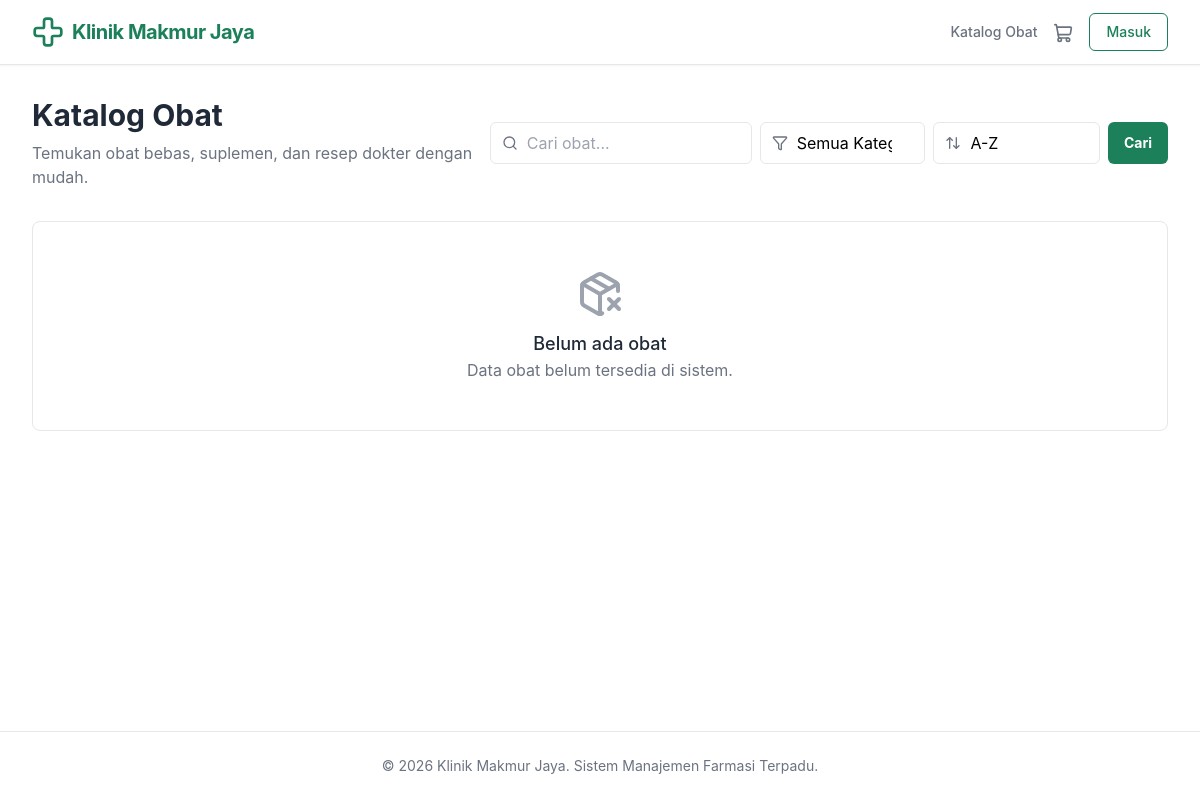
Before: /katalog with the older database file.
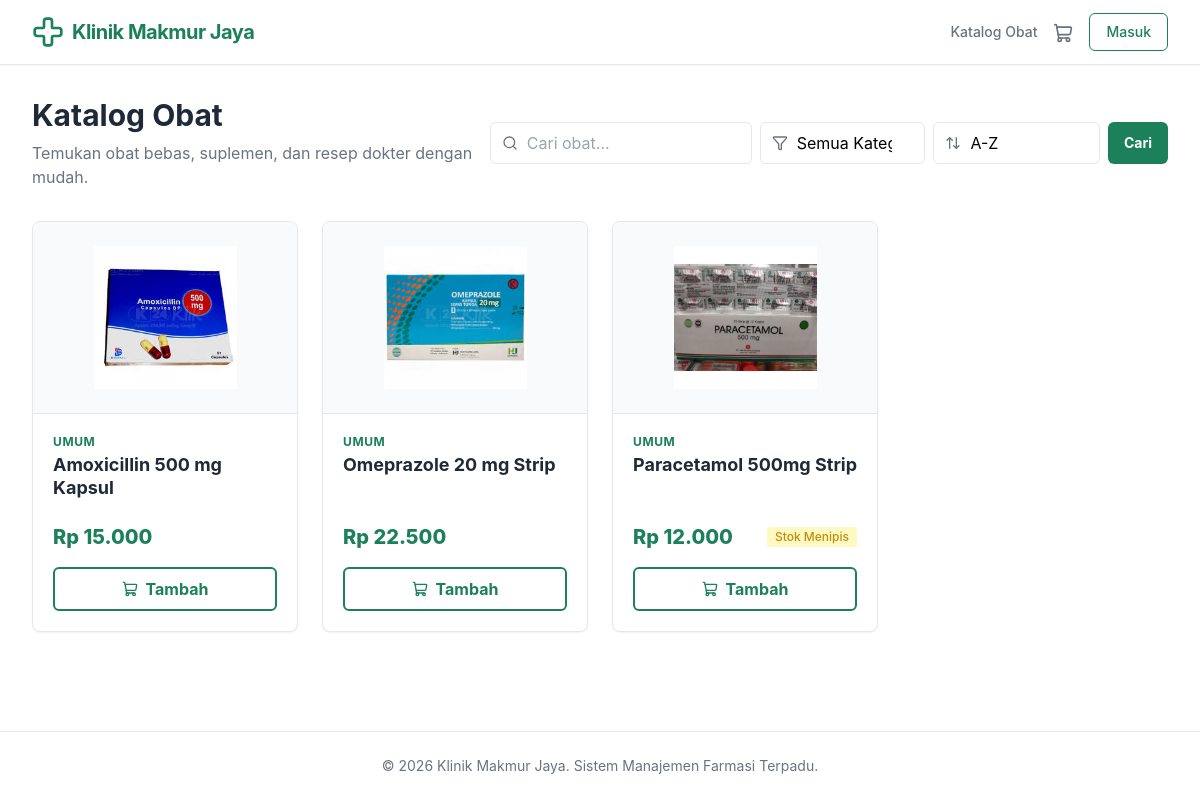
After: the same page with the newer database file.
### app/models/models.py (models this page shows)
class Medicine(Base):
    __tablename__ = "medicines"
    id = Column(String, primary_key=True, default=generate_uuid)
    name = Column(String, nullable=False)
    slug = Column(String, unique=True, nullable=False)
    price = Column(Float, nullable=False)
    description = Column(Text, nullable=True)
    composition = Column(Text, nullable=True) # BNSP requirement: komposisi
    dosage = Column(Text, nullable=True) # BNSP requirement: dosis
    side_effects = Column(Text, nullable=True) # BNSP requirement: efek samping
    image_url = Column(String, nullable=True) # New field for image upload
    category_id = Column(String, ForeignKey("categories.id"), nullable=False)
    supplier_id = Column(String, ForeignKey("suppliers.id"), nullable=True)
    category = relationship("Category", back_populates="medicines")
    supplier = relationship("Supplier", back_populates="medicines")
    batches = relationship("InventoryBatch", back_populates="medicine")
    order_items = relationship("OrderItem", back_populates="medicine")

### app/api/web.py (the view)
@router.get("/katalog", response_class=HTMLResponse)
def read_catalog(
    request: Request,
    db: Session = Depends(get_db),
    current_user = Depends(deps.get_current_user),
    search: str = "",
    category: str = "",
    sort: str = ""
):
    from app.models.models import Medicine, Category
    query = db.query(Medicine)
    if search:
        query = query.filter(Medicine.name.ilike(f"%{search}%"))
    if category:
        query = query.filter(Medicine.category_id == category)
    if sort == "price_asc":
        query = query.order_by(Medicine.price.asc())
    elif sort == "price_desc":
        query = query.order_by(Medicine.price.desc())
    else:
        query = query.order_by(Medicine.name.asc())
    medicines = query.limit(100).all()
    categories = db.query(Category).order_by(Category.name).all()
    medicines_with_stock = []
    for med in medicines:
        total_stock = sum([b.quantity for b in med.batches if b.expiry_date > datetime.utcnow()])
        med_dict = med.__dict__.copy()
        med_dict["stock"] = total_stock
        medicines_with_stock.append(med_dict)
    return templates.TemplateResponse(
        request=request, name="katalog.html",
        context={
            "user": current_user,
            "medicines": medicines_with_stock,
            "categories": categories,
            "search": search,
            "selected_category": category,
            "sort": sort
        }
    )

### app/templates/katalog.html (shortened to what this page needs)
{% extends "base.html" %}
{% block content %}
<form method="GET" action="/katalog" class="mb-8 flex flex-col md:flex-row justify-between items-start md:items-center gap-4">
    <div>
        <h1 class="text-3xl font-bold text-k24-textPrimary mb-2">Katalog Obat</h1>
        <p class="text-k24-textSecondary">Temukan obat bebas, suplemen, dan resep dokter dengan mudah.</p>
    </div>
    <div class="w-full md:w-auto flex flex-col sm:flex-row gap-2">
        <div class="relative">
            <i data-lucide="search" class="absolute left-3 top-1/2 transform -translate-y-1/2 w-4 h-4 text-k24-textSecondary"></i>
            <input type="text" name="search" value="{{ search }}" placeholder="Cari obat..." class="w-full pl-9 pr-4 py-2 border border-k24-border rounded-md focus:ring-2 focus:ring-k24-primary focus:border-k24-primary outline-none transition-all">
        </div>
        <div class="relative">
            <i data-lucide="filter" class="absolute left-3 top-1/2 transform -translate-y-1/2 w-4 h-4 text-k24-textSecondary"></i>
            <select name="category" class="w-full pl-9 pr-8 py-2 border border-k24-border rounded-md bg-white focus:ring-2 focus:ring-k24-primary focus:border-k24-primary outline-none appearance-none transition-all cursor-pointer">
                <option value="">Semua Kategori</option>
            </select>
        </div>
        <div class="relative">
            <i data-lucide="arrow-up-down" class="absolute left-3 top-1/2 transform -translate-y-1/2 w-4 h-4 text-k24-textSecondary"></i>
            <select name="sort" class="w-full pl-9 pr-8 py-2 border border-k24-border rounded-md bg-white focus:ring-2 focus:ring-k24-primary focus:border-k24-primary outline-none appearance-none transition-all cursor-pointer">
                <option value="" {% if sort == '' %}selected{% endif %}>A-Z</option>
            </select>
        </div>
        <button type="submit" class="bg-k24-primary text-white px-4 py-2 rounded-md text-sm font-bold hover:bg-green-700 transition-colors whitespace-nowrap">
            Cari
        </button>
    </div>
</form>
<div class="grid grid-cols-1 sm:grid-cols-2 lg:grid-cols-4 gap-6" x-data="cartStore()">
    {% for medicine in medicines %}
    <div class="bg-white border border-k24-border rounded-lg overflow-hidden shadow-sm hover:shadow-md transition-shadow flex flex-col">
        <a href="/obat/{{ medicine.slug }}" class="block h-48 bg-gray-50 flex items-center justify-center p-6 border-b border-k24-border group relative overflow-hidden">
            {% if medicine.image_url %}
            <img src="{{ medicine.image_url }}" alt="{{ medicine.name }}" class="max-h-full max-w-full object-contain group-hover:scale-105 transition-transform duration-300">
            {% else %}
            <i data-lucide="pill" class="w-16 h-16 text-gray-300 group-hover:scale-110 transition-transform duration-300"></i>
            {% endif %}
        </a>
        <div class="p-5 flex-grow flex flex-col">
            <div class="text-xs font-bold text-k24-primary uppercase tracking-wider mb-1">{{ medicine.category.name if medicine.category else 'Umum' }}</div>
            <a href="/obat/{{ medicine.slug }}" class="block flex-grow">
                <h3 class="text-lg font-bold text-k24-textPrimary hover:text-k24-primary mb-2 leading-tight">{{ medicine.name }}</h3>
            </a>
            <div class="flex items-center justify-between mt-4 mb-4">
                <div class="text-xl font-extrabold text-k24-primary">Rp {{ "{:,.0f}".format(medicine.price).replace(',', '.') }}</div>
                {% if medicine.stock and medicine.stock < 10 %}
                    <span class="inline-flex items-center px-2 py-0.5 rounded text-xs font-medium bg-yellow-100 text-k24-warning">Stok Menipis</span>
                {% elif not medicine.stock or medicine.stock == 0 %}
                    <span class="inline-flex items-center px-2 py-0.5 rounded text-xs font-medium bg-red-100 text-k24-danger">Habis</span>
                {% endif %}
            </div>
            {% if not user or (user.role and user.role.name in ['Pelanggan', 'Customer']) %}
            <button
                @click="addToCart('{{ medicine.id }}', '{{ medicine.name }}', {{ medicine.price }}, '{{ medicine.image_url or '' }}')"
                class="w-full bg-white text-k24-primary border-2 border-k24-primary hover:bg-k24-primary hover:text-white font-bold py-2 px-4 rounded-md flex items-center justify-center transition-colors disabled:opacity-50 disabled:cursor-not-allowed group mt-auto"
            >
                <i data-lucide="shopping-cart" class="w-4 h-4 mr-2 group-hover:text-white transition-colors"></i>
                Tambah
            </button>
            {% endif %}
        </div>
    </div>
    {% else %}
    <div class="col-span-full py-12 text-center bg-white border border-k24-border rounded-lg">
        <i data-lucide="package-x" class="w-12 h-12 text-gray-400 mx-auto mb-3"></i>
        <h3 class="text-lg font-medium text-k24-textPrimary">Belum ada obat</h3>
        <p class="text-k24-textSecondary">Data obat belum tersedia di sistem.</p>
    </div>
    {% endfor %}
</div>
{% endblock %}

### app/templates/base.html (shortened to what this page needs)
<!DOCTYPE html>
<html lang="id" class="antialiased">
<head>
    <script src="https://cdn.tailwindcss.com"></script>
</head>
<body class="min-h-screen flex flex-col">
    <nav class="bg-white border-b border-k24-border shadow-sm sticky top-0 z-50">
        <div class="max-w-7xl mx-auto px-4 sm:px-6 lg:px-8">
            <div class="flex justify-between h-16">
                <div class="flex items-center">
                    <a href="/" class="flex-shrink-0 flex items-center gap-2">
                        <i data-lucide="cross" class="text-k24-primary w-8 h-8"></i>
                        <span class="font-bold text-xl text-k24-primary tracking-tight">Klinik Makmur Jaya</span>
                    </a>
                </div>
                <div class="flex items-center space-x-4">
                    <a href="/katalog" class="text-k24-textSecondary hover:text-k24-primary font-medium text-sm transition-colors">Katalog Obat</a>
                    {% if not user or (user.role and user.role.name in ['Pelanggan', 'Customer']) %}
                    <a href="/keranjang" class="text-k24-textSecondary hover:text-k24-primary font-medium text-sm transition-colors relative" x-data="{ count: 0 }" x-init="count = JSON.parse(localStorage.getItem('k24_cart') || '[]').reduce((sum, item) => sum + item.quantity, 0); window.addEventListener('cart-updated', e => { count = e.detail.reduce((sum, item) => sum + item.quantity, 0); })">
                        <i data-lucide="shopping-cart" class="w-5 h-5 inline"></i>
                    </a>
                    {% endif %}
                    {% if user %}
                        <div x-data="{ open: false }" class="relative ml-3">
                            <div>
                                <button @click="open = !open" type="button" class="flex text-sm rounded-full focus:outline-none focus:ring-2 focus:ring-offset-2 focus:ring-k24-primary items-center gap-2" id="user-menu-button">
                                    <span class="sr-only">Open user menu</span>
                                    <div class="h-8 w-8 rounded-full bg-k24-primary text-white flex items-center justify-center font-bold">
                                        {{ user.name[0] | upper }}
                                    </div>
                                    <span class="hidden md:block font-medium text-k24-textPrimary">{{ user.name }}</span>
                                    <i data-lucide="chevron-down" class="w-4 h-4 text-k24-textSecondary"></i>
                                </button>
                            </div>
                            <div x-show="open" @click.away="open = false" style="display: none;" class="origin-top-right absolute right-0 mt-2 w-48 rounded-md shadow-lg py-1 bg-white ring-1 ring-black ring-opacity-5 focus:outline-none">
                                {% if user.role and user.role.name == 'Admin' %}
                                    <a href="/admin/dashboard" class="block px-4 py-2 text-sm text-k24-textPrimary hover:bg-gray-100">Dashboard Admin</a>
                                {% elif user.role and user.role.name == 'Apoteker' %}
                                    <a href="/apoteker/dashboard" class="block px-4 py-2 text-sm text-k24-textPrimary hover:bg-gray-100">Dashboard Apoteker</a>
                                {% elif user.role and user.role.name == 'Kasir' %}
                                    <a href="/kasir/dashboard" class="block px-4 py-2 text-sm text-k24-textPrimary hover:bg-gray-100">Dashboard Kasir</a>
                                {% elif user.role and user.role.name in ['Pelanggan', 'Customer'] %}
                                    <a href="/pelanggan/dashboard" class="block px-4 py-2 text-sm text-k24-textPrimary hover:bg-gray-100">Dasbor Pasien</a>
                                {% endif %}
                                <a href="/api/v1/auth/logout" class="block px-4 py-2 text-sm text-k24-danger hover:bg-gray-100">Keluar</a>
                            </div>
                        </div>
                    {% else %}
                        <a href="/login" class="text-k24-primary border border-k24-primary hover:bg-k24-primary hover:text-white px-4 py-2 rounded-md font-medium text-sm transition-colors">Masuk</a>
                    {% endif %}
                </div>
            </div>
        </div>
    </nav>
    <main class="flex-grow w-full max-w-7xl mx-auto px-4 sm:px-6 lg:px-8 py-8">
        {% block content %}{% endblock %}
    </main>
    <footer class="bg-white border-t border-k24-border mt-auto">
        <div class="max-w-7xl mx-auto py-6 px-4 sm:px-6 lg:px-8">
            <p class="text-center text-sm text-k24-textSecondary">
                &copy; 2026 Klinik Makmur Jaya. Sistem Manajemen Farmasi Terpadu.
            </p>
        </div>
    </footer>
</body>
</html>

### app/templates/base.html (style rules this page uses)
body { background-color: theme('colors.k24.bg'); color: theme('colors.k24.textPrimary'); }

Changed rows visible on the page:
added Medicine: image_url (picture), category "UMUM", name "Amoxicillin 500 mg Kapsul", price "15.000"
added Medicine: image_url (picture), category "UMUM", name "Omeprazole 20 mg Strip", price "22.500"
added Medicine: image_url (picture), category "UMUM", name "Paracetamol 500mg Strip", price "12.000", shows "Stok Menipis"
Other visible differences:
text no longer shown: "Belum ada obat Data obat belum tersedia di sistem."
